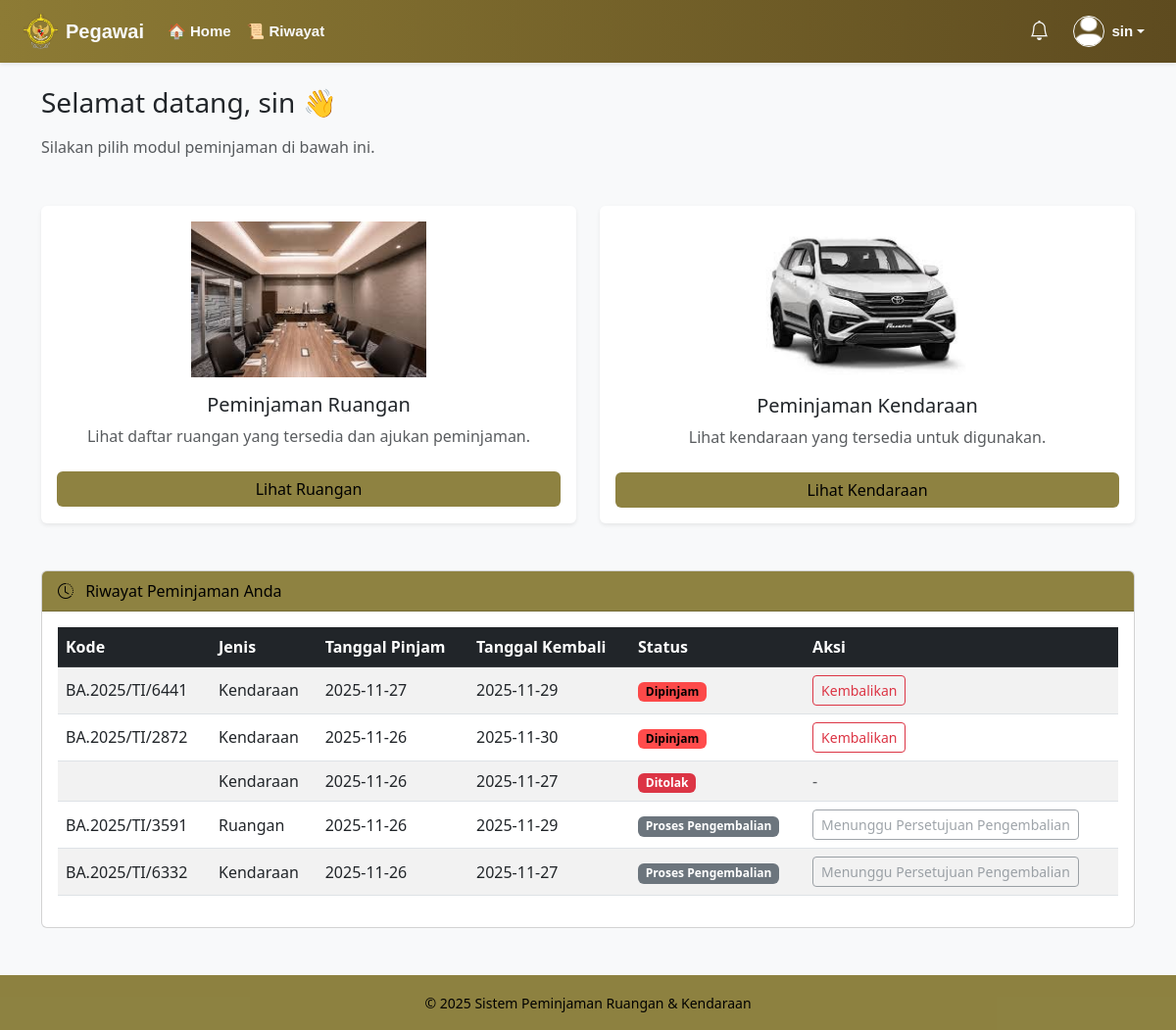
/index.php (signed in), run on the app's committed database.
### tables this page shows
CREATE TABLE `peminjaman` (
  `id` int(11) NOT NULL,
  `kode_peminjaman` varchar(50) DEFAULT NULL,
  `id_user` int(11) DEFAULT NULL,
  `jenis` enum('ruangan','kendaraan') NOT NULL,
  `id_item` int(11) NOT NULL,
  `tanggal_pinjam` date DEFAULT NULL,
  `tanggal_kembali` date DEFAULT NULL,
  `status` enum('pending_return','pending','approved','rejected','dipinjam','dikembalikan') DEFAULT 'pending',
  `keterangan_user` text DEFAULT NULL,
  `lo` varchar(100) DEFAULT NULL,
  `created_at` timestamp NOT NULL DEFAULT current_timestamp(),
  `tanggal_kembali_aktual` date DEFAULT NULL
);

### index.php (the view, shortened to what this page needs)
<?php
include("includes/header.php");
include("includes/navbar.php");
?>
<div class="container mt-4">
    <h3 class="mb-3">Selamat datang, <?= htmlspecialchars($_SESSION['nama']); ?> 👋</h3>
    <p class="text-muted">Silakan pilih modul peminjaman di bawah ini.</p>
    <div class="row g-4 mt-4">
        <div class="col-md-6">
            <div class="card shadow-sm border-0 h-100 hover-shadow">
                <div class="card-body text-center">
                    <img src="gambar/ruangRapat.jpg" alt="Ruangan" width="240" class="mb-3">
                    <h5 class="card-title">Peminjaman Ruangan</h5>
                    <p class="card-text text-muted">Lihat daftar ruangan yang tersedia dan ajukan peminjaman.</p>
                    <a href="pages/ruangan.php" class="btn btn-dark w-100 mt-2">Lihat Ruangan</a>
                </div>
            </div>
        </div>
        <div class="col-md-6">
            <div class="card shadow-sm border-0 h-100 hover-shadow">
                <div class="card-body text-center">
                    <img src="gambar/mobil.jpg" alt="Kendaraan" width="300" class="mb-3">
                    <h5 class="card-title">Peminjaman Kendaraan</h5>
                    <p class="card-text text-muted">Lihat kendaraan yang tersedia untuk digunakan.</p>
                    <a href="pages/kendaraan.php" class="btn btn-dark w-100 mt-2">Lihat Kendaraan</a>
                </div>
            </div>
        </div>
    </div>
    <div id="riwayat" class="card mt-5">
        <div class="card-header" style="background-color: #746616cf; color: #000;">
            <i class="bi bi-clock-history me-2"></i> Riwayat Peminjaman Anda
        </div>
        <div class="card-body">
            <?php
            $id_user = $_SESSION['id'];
            $query = $con->prepare("SELECT * FROM peminjaman WHERE id_user = ? ORDER BY created_at DESC");
            $query->bind_param("i", $id_user);
            $query->execute();
            $result = $query->get_result();
                ?>
            <?php if ($result->num_rows > 0): ?>
                <table class="table table-striped align-middle">
                    <thead class="table-dark">
                        <tr>
                            <th>Kode</th>
                            <th>Jenis</th>
                            <th>Tanggal Pinjam</th>
                            <th>Tanggal Kembali</th>
                            <th>Status</th>
                            <th>Aksi</th>
                        </tr>
                    </thead>
                    <tbody>
                        <?php while ($row = $result->fetch_assoc()): ?>
                            <tr>
                                <td><?= htmlspecialchars($row['kode_peminjaman']); ?></td>
                                <td><?= ucfirst(htmlspecialchars($row['jenis'])); ?></td>
                                <td><?= htmlspecialchars($row['tanggal_pinjam']); ?></td>
                                <td><?= htmlspecialchars($row['tanggal_kembali']); ?></td>
                                <td>
                                    <?php if ($row['status'] === 'pending'): ?>
                                        <span class="badge bg-secondary">Proses</span>
                                    <?php elseif ($row['status'] === ''): ?>
                                        <span class="badge bg-secondary">Proses Pengembalian</span>
                                    <?php elseif ($row['status'] === 'dipinjam'): ?>
                                        <span class="badge" style="background-color: #ff2323cf; color: #000;">Dipinjam</span>
                                    <?php elseif ($row['status'] === 'rejected'): ?>
                                        <span class="badge bg-danger">Ditolak</span>
                                    <?php elseif ($row['status'] === 'dikembalikan'): ?>
                                        <span class="badge bg-success">Dikembalikan</span>
                                    <?php elseif (is_null($row['status']) || trim($row['status']) === ''): ?>
                                        <span class="badge bg-secondary">Proses</span>
                                    <?php else: ?>
                                        <span class="badge bg-secondary"><?= htmlspecialchars($row['status']) ?></span>
                                    <?php endif; ?>
                                </td>
                                <td>
                                    <?php if ($row['status'] === 'pending'): ?>
                                        <button class="btn btn-sm btn-outline-secondary" disabled>Menunggu Persetujuan</button>
                                    <?php elseif ($row['status'] === ''): ?>
                                        <button class="btn btn-sm btn-outline-secondary" disabled>Menunggu Persetujuan Pengembalian</button>
                                    <?php elseif ($row['status'] === 'dipinjam'): ?>
                                        <a href="pages/kembali_form.php?id=<?= $row['id']; ?>" class="btn btn-sm btn-outline-danger">Kembalikan</a>
                                    <?php elseif ($row['status'] === 'rejected'): ?>
                                        <span class="text-muted">-</span>
                                    <?php elseif (is_null($row['status']) || trim($row['status']) === ''): ?>
                                        <button class="btn btn-sm btn-outline-secondary" disabled>Menunggu Persetujuan</button>
                                    <?php else: ?>
                                        <a href="pages/lihat_BA.php?id=<?= $row['id']; ?>" class="btn btn-sm btn-outline-success" target="_blank">Cetak BA</a>
                                    <?php endif; ?>
                                </td>
                            </tr>
                        <?php endwhile; ?>
                    </tbody>
                </table>
            <?php else: ?>
                <p class="text-muted">Belum ada riwayat peminjaman.</p>
            <?php endif; ?>
        </div>
    </div>
</div>
<?php include("includes/footer.php"); ?>

### index.php (style rules this page uses)
.btn-dark { background-color: #746616cf !important; color: #000 !important; border: none !important; }

### data on the page
peminjaman: kode_peminjaman "BA.2025/TI/6441", jenis "Kendaraan", tanggal_pinjam "2025-11-27", tanggal_kembali "2025-11-29", status "Dipinjam"
peminjaman: kode_peminjaman "BA.2025/TI/2872", jenis "Kendaraan", tanggal_pinjam "2025-11-26", tanggal_kembali "2025-11-30", status "Dipinjam"
peminjaman: jenis "Kendaraan", tanggal_pinjam "2025-11-26", tanggal_kembali "2025-11-27", status "Ditolak"
peminjaman: kode_peminjaman "BA.2025/TI/3591", jenis "Ruangan", tanggal_pinjam "2025-11-26", tanggal_kembali "2025-11-29", status "Proses Pengembalian"
peminjaman: kode_peminjaman "BA.2025/TI/6332", jenis "Kendaraan", tanggal_pinjam "2025-11-26", tanggal_kembali "2025-11-27", status "Proses Pengembalian"

### other printed values
$systemTitle "Pegawai"
$nama "sin"
$_SESSION['nama'] "sin"
